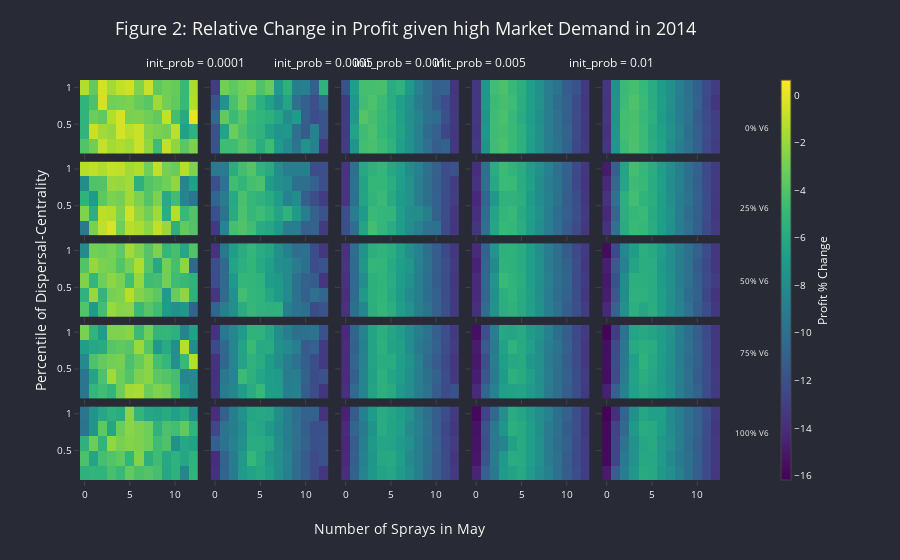

Here is the notebook cell this chart was saved with:
### Code cell
import pandas as pd
import numpy as np
import plotly.graph_objects as go
from plotly.subplots import make_subplots

# Define parameters
year = 2014
market_demand = 'high'

# Read and filter the data
file_name = '../data/processed/simulations/percent_change/profit_percent_change_simulations_power.csv'
df_profit_all = pd.read_csv(file_name)
df_profit_all = df_profit_all[
    (df_profit_all['year'] == year) & 
    (df_profit_all['market_demand'] == market_demand)
]

# Convert 'decile' to string type for consistent labeling
df_profit_all['decile'] = df_profit_all['decile'].astype(str)

# Rename 'V6_percent' to 'X% V6'
df_profit_all['V6_percent_label'] = (df_profit_all['V6_percent'] * 100).astype(int).astype(str) + '% V6'

# Rename 'initial_prob' to 'init_prob = XXXX'
df_profit_all['initial_prob_label'] = 'init_prob = ' + df_profit_all['initial_prob'].astype(str)

# Get sorted unique V6_percent and initial_prob values
unique_v6_percent = sorted(df_profit_all['V6_percent'].unique())
unique_v6_labels = [f"{int(v6 * 100)}% V6" for v6 in unique_v6_percent]

unique_init_prob = sorted(df_profit_all['initial_prob'].unique())
unique_init_prob_labels = [f"init_prob = {prob}" for prob in unique_init_prob]

# Define the grid size based on unique V6_percent and initial_prob
n_rows = len(unique_v6_percent)       # Number of unique V6_percent labels
n_cols = len(unique_init_prob)        # Number of unique initial_prob labels

# Get unique combinations sorted by V6_percent ascendingly and initial_prob ascendingly
# **Change Made:** Included 'initial_prob' in unique_combinations to prevent KeyError
unique_combinations = df_profit_all[['V6_percent', 'V6_percent_label', 'initial_prob', 'initial_prob_label']].drop_duplicates()
unique_combinations = unique_combinations.sort_values(['V6_percent', 'initial_prob_label'], ascending=[True, True])

# Number of unique combinations
num_plots = unique_combinations.shape[0]

# Create subplot titles as empty strings
subplot_titles = [''] * (n_rows * n_cols)

# Create the figure with subplots
fig = make_subplots(
    rows=n_rows, cols=n_cols,
    subplot_titles=subplot_titles,  # Removed subplot titles
    horizontal_spacing=0.02,  # Minimal horizontal space between plots
    vertical_spacing=0.02,    # Minimal vertical space between plots
    shared_xaxes=True,        # Share x-axes to minimize space
    shared_yaxes=True,        # Share y-axes to minimize space
    specs=[[{'type': 'heatmap'} for _ in range(n_cols)] for _ in range(n_rows)]
)

# Determine global color scale limits
v_min = df_profit_all['profit_percent_change'].min()
v_max = df_profit_all['profit_percent_change'].max()

# Add heatmaps to subplots
for _, row_data in unique_combinations.iterrows():
    v6_label = row_data['V6_percent_label']
    init_prob_label = row_data['initial_prob_label']
    v6_value = row_data['V6_percent']  # Numerical value for correct sorting

    # Filter the dataframe for the current combination
    df_filtered = df_profit_all[
        (df_profit_all['V6_percent_label'] == v6_label) &
        (df_profit_all['initial_prob_label'] == init_prob_label)
    ]

    # Pivot the data for heatmap
    pivot_profit = df_filtered.pivot_table(
        values='profit_percent_change',
        index='decile',
        columns='sprays_in_May',
        aggfunc="mean"
    ).sort_index(axis=1)

    # Get x and y axes labels
    x_labels = pivot_profit.columns.tolist()
    y_labels = pivot_profit.index.tolist()

    # Determine subplot row and column based on V6_percent and initial_prob
    v6_index = unique_v6_percent.index(v6_value)  # 0-based index
    init_prob_index = unique_init_prob.index(row_data['initial_prob'])  # 0-based index

    row = v6_index + 1    # Plotly rows start at 1
    col = init_prob_index + 1

    # Add heatmap to the subplot
    fig.add_trace(
        go.Heatmap(
            z=pivot_profit.values,
            x=x_labels,
            y=y_labels,
            colorscale='Viridis',
            zmin=v_min,
            zmax=v_max,
            coloraxis='coloraxis',  # Assign to shared coloraxis
            showscale=False,        # Disable individual color scales
            xgap=0,                  # Removed gaps between cells in x-direction
            ygap=0,                  # Removed gaps between cells in y-direction
            hoverongaps=False
        ),
        row=row,
        col=col
    )

# Define Dracula color palette
dracula_bg = '#282a36'          # Background
dracula_font = '#f8f8f2'        # Default font color

# Update layout for Dracula theme and define shared coloraxis
fig.update_layout(
    template=None,  # Remove any existing template
    plot_bgcolor=dracula_bg,
    paper_bgcolor=dracula_bg,
    font=dict(
        color=dracula_font,
        size=10
    ),
    title=dict(
        text=f'Figure 2: Relative Change in Profit given {market_demand} Market Demand in {year}',
        font=dict(
            color=dracula_font,
            size=18
        ),
        x=0.45,  # Centered title
        y=0.96,
        xanchor='center',
        yanchor='top'
    ),
    margin=dict(l=80, r=180, t=80, b=80),  # Increased right margin to accommodate colorbar and bottom margin for x-axis title
    coloraxis=dict(
        colorscale='Viridis',
        cmin=v_min,
        cmax=v_max,
        colorbar=dict(
            title='Profit % Change',
            titleside='right',
            tickfont=dict(size=10),
            len=1.05,             # Increased height of colorbar
            y=0.5,                # Center vertically
            x=1.08,               # Moved colorbar further to the right
            thickness=10          # Reduced width of colorbar
        )
    )
)

# Add column labels (initial_prob) at the top of each column
for idx, init_prob_label in enumerate(unique_init_prob_labels):
    # Calculate the x position: center of the subplot column
    x_pos = (idx + 1 - 0.5) / n_cols  # Centered above each column

    # Add annotation
    fig.add_annotation(
        dict(
            text=init_prob_label,
            x=x_pos,
            y=1.07,  # Increased y to add more spacing
            xref="paper",
            yref="paper",
            showarrow=False,
            font=dict(
                size=12,
                color=dracula_font
            ),
            align='center'
        )
    )

# Add row labels (% V6) at the right of each row
for idx, v6_label in enumerate(unique_v6_labels):
    # Calculate the y position: center of the subplot row
    y_pos = 1 - ((idx + 1 - 0.5) / n_rows)

    # Add annotation with vertical rotation
    fig.add_annotation(
        dict(
            text=v6_label,
            x=1.08,  # Moved further to the right to prevent overlapping
            y=y_pos,
            textangle=0,  # Rotated vertically
            xref="paper",
            yref="paper",
            showarrow=False,
            font=dict(
                size=8,
                color=dracula_font
            ),
            align='center'
        )
    )

# Add shared x-axis title
fig.add_annotation(
    dict(
        text="Number of Sprays in May",
        x=0.5,
        y=-0.15,  # Adjusted y to position below the heatmaps
        xref="paper",
        yref="paper",
        showarrow=False,
        font=dict(
            size=14,
            color=dracula_font
        ),
        align='center'
    )
)

# Add shared y-axis title
fig.add_annotation(
    dict(
        text="Percentile of Dispersal-Centrality",
        x=-0.08,  # Adjusted x to position to the left of the heatmaps
        y=0.5,
        textangle=-90,
        xref="paper",
        yref="paper",
        showarrow=False,
        font=dict(
            size=14,
            color=dracula_font
        ),
        align='center'
    )
)

fig.update_traces(
    hovertemplate=
    'Sprays in May: %{x}<br>' +
    'Percentile: %{y}<br>' +
    'Profit % Change: %{z:.2f}%<extra></extra>'
)


# Show the figure
fig.show()

### Figure 1 — Plotly figure (JSON) as saved in the notebook; plotly's stock layout.template omitted (floating-point values rounded to 4 significant figures)
{"data": [{"coloraxis": "coloraxis", "colorscale": [[0, "#440154"], [0.1111, "#482878"], [0.2222, "#3e4989"], [0.3333, "#31688e"], [0.4444, "#26828e"], [0.5556, "#1f9e89"], [0.6667, "#35b779"], [0.7778, "#6ece58"], [0.8889, "#b5de2b"], [1, "#fde725"]], "hoverongaps": false, "hovertemplate": "Sprays in May: %{x}<br>Percentile: %{y}<br>Profit % Change: %{z:.2f}%<extra></extra>", "showscale": false, "type": "heatmap", "x": [0, 1, 2, 3, 4, 5, 6, 7, 8, 9, 10, 11, 12], "xaxis": "x", "xgap": 0, "y": ["0.2", "0.4", "0.6", "0.8", "1.0"], "yaxis": "y", "ygap": 0, "z": [[-3.977, -3.105, -0.8039, -1.646, -1.413, -1.741, -0.6672, -2.208, -4.65, -0.9169, -2.286, -3.738, -2.708], [-5.252, -0.7174, -1.789, -2.047, -0.388, -1.138, -0.6805, -2.46, -2.779, -3.033, -1.077, -6.606, -5.395], [-5.256, -3.214, -3.613, -1.248, -0.4221, -2.82, -2.692, -3.048, -3.522, -0.886, -4.466, -6.042, 0.01897], [-5.278, -4.202, -0.4456, -3.026, -2.891, -2.738, -3.356, -3.776, -1.799, -3.001, -3.487, -4.866, -1.294], [-1.322, -3.475, -0.479, -1.68, -0.9078, -0.5889, -2.633, -0.7299, -3.58, -3.105, -3.322, -4.866, -1.431]], "zmax": 0.6389, "zmin": -16.18}, {"coloraxis": "coloraxis", "colorscale": [[0, "#440154"], [0.1111, "#482878"], [0.2222, "#3e4989"], [0.3333, "#31688e"], [0.4444, "#26828e"], [0.5556, "#1f9e89"], [0.6667, "#35b779"], [0.7778, "#6ece58"], [0.8889, "#b5de2b"], [1, "#fde725"]], "hoverongaps": false, "hovertemplate": "Sprays in May: %{x}<br>Percentile: %{y}<br>Profit % Change: %{z:.2f}%<extra></extra>", "showscale": false, "type": "heatmap", "x": [0, 1, 2, 3, 4, 5, 6, 7, 8, 9, 10, 11, 12], "xaxis": "x2", "xgap": 0, "y": ["0.2", "0.4", "0.6", "0.8", "1.0"], "yaxis": "y2", "ygap": 0, "z": [[-11.92, -4.681, -4.599, -3.873, -4.391, -5.723, -4.675, -7.118, -8.155, -9.708, -7.727, -8.799, -13.4], [-11.96, -6.553, -3.246, -4.216, -4.95, -5.306, -6.584, -7.487, -7.305, -10.03, -11.29, -8.643, -11.81], [-10.59, -3.476, -4.773, -3.842, -4.881, -5.204, -5.522, -6.309, -8.059, -7.037, -11.12, -12.24, -11.84], [-11.82, -7.47, -4.276, -2.983, -4.287, -5.589, -6.641, -8.064, -6.397, -10.03, -11.14, -12.11, -10.78], [-13.21, -2.994, -3.643, -3.038, -2.699, -4.071, -3.334, -7.232, -5.44, -8.942, -8.818, -11.07, -5.315]], "zmax": 0.6389, "zmin": -16.18}, {"coloraxis": "coloraxis", "colorscale": [[0, "#440154"], [0.1111, "#482878"], [0.2222, "#3e4989"], [0.3333, "#31688e"], [0.4444, "#26828e"], [0.5556, "#1f9e89"], [0.6667, "#35b779"], [0.7778, "#6ece58"], [0.8889, "#b5de2b"], [1, "#fde725"]], "hoverongaps": false, "hovertemplate": "Sprays in May: %{x}<br>Percentile: %{y}<br>Profit % Change: %{z:.2f}%<extra></extra>", "showscale": false, "type": "heatmap", "x": [0, 1, 2, 3, 4, 5, 6, 7, 8, 9, 10, 11, 12], "xaxis": "x3", "xgap": 0, "y": ["0.2", "0.4", "0.6", "0.8", "1.0"], "yaxis": "y3", "ygap": 0, "z": [[-13.19, -7.483, -4.496, -4.286, -4.72, -5.319, -6.784, -7.72, -8.826, -10.03, -11.23, -10.9, -13.39], [-13.32, -6.57, -4.603, -4.221, -4.993, -5.646, -6.533, -7.71, -8.876, -10.38, -11.0, -12.51, -13.43], [-13.24, -7.248, -3.922, -4.373, -4.906, -5.589, -6.689, -7.908, -8.66, -9.903, -10.2, -12.04, -13.38], [-13.28, -7.344, -4.558, -4.19, -4.759, -5.795, -6.865, -7.797, -9.121, -10.0, -11.22, -12.24, -13.42], [-11.9, -6.807, -4.402, -4.418, -4.297, -5.899, -5.403, -7.022, -8.808, -9.992, -11.06, -10.98, -13.6]], "zmax": 0.6389, "zmin": -16.18}, {"coloraxis": "coloraxis", "colorscale": [[0, "#440154"], [0.1111, "#482878"], [0.2222, "#3e4989"], [0.3333, "#31688e"], [0.4444, "#26828e"], [0.5556, "#1f9e89"], [0.6667, "#35b779"], [0.7778, "#6ece58"], [0.8889, "#b5de2b"], [1, "#fde725"]], "hoverongaps": false, "hovertemplate": "Sprays in May: %{x}<br>Percentile: %{y}<br>Profit % Change: %{z:.2f}%<extra></extra>", "showscale": false, "type": "heatmap", "x": [0, 1, 2, 3, 4, 5, 6, 7, 8, 9, 10, 11, 12], "xaxis": "x4", "xgap": 0, "y": ["0.2", "0.4", "0.6", "0.8", "1.0"], "yaxis": "y4", "ygap": 0, "z": [[-13.38, -7.544, -4.564, -4.24, -4.841, -5.6, -6.854, -7.716, -8.903, -9.734, -10.9, -12.5, -13.35], [-13.57, -7.346, -4.618, -4.456, -4.815, -5.547, -6.659, -7.783, -9.033, -9.985, -10.83, -12.32, -13.43], [-13.51, -7.672, -4.648, -4.289, -4.888, -5.891, -6.868, -7.822, -8.98, -10.03, -11.14, -12.3, -13.29], [-13.4, -7.337, -4.757, -4.386, -4.663, -5.695, -6.758, -7.663, -8.912, -10.32, -11.14, -12.31, -13.45], [-13.41, -7.382, -4.567, -4.206, -4.9, -5.622, -6.862, -7.754, -9.053, -9.784, -11.23, -11.81, -13.34]], "zmax": 0.6389, "zmin": -16.18}, {"coloraxis": "coloraxis", "colorscale": [[0, "#440154"], [0.1111, "#482878"], [0.2222, "#3e4989"], [0.3333, "#31688e"], [0.4444, "#26828e"], [0.5556, "#1f9e89"], [0.6667, "#35b779"], [0.7778, "#6ece58"], [0.8889, "#b5de2b"], [1, "#fde725"]], "hoverongaps": false, "hovertemplate": "Sprays in May: %{x}<br>Percentile: %{y}<br>Profit % Change: %{z:.2f}%<extra></extra>", "showscale": false, "type": "heatmap", "x": [0, 1, 2, 3, 4, 5, 6, 7, 8, 9, 10, 11, 12], "xaxis": "x5", "xgap": 0, "y": ["0.2", "0.4", "0.6", "0.8", "1.0"], "yaxis": "y5", "ygap": 0, "z": [[-13.45, -7.363, -4.711, -4.224, -4.736, -5.768, -6.565, -7.856, -9.026, -10.02, -11.0, -12.38, -13.15], [-13.72, -7.412, -4.496, -4.247, -4.787, -5.916, -6.709, -7.623, -8.695, -10.06, -11.12, -12.21, -12.98], [-13.53, -7.579, -4.502, -4.308, -4.884, -5.603, -6.881, -7.864, -9.062, -9.866, -11.3, -12.33, -13.09], [-13.56, -7.627, -4.71, -4.19, -4.75, -5.876, -6.748, -7.802, -9.004, -9.81, -10.99, -12.45, -13.58], [-13.49, -7.701, -4.726, -4.401, -4.92, -5.9, -6.88, -7.692, -8.854, -9.909, -11.07, -12.27, -13.16]], "zmax": 0.6389, "zmin": -16.18}, {"coloraxis": "coloraxis", "colorscale": [[0, "#440154"], [0.1111, "#482878"], [0.2222, "#3e4989"], [0.3333, "#31688e"], [0.4444, "#26828e"], [0.5556, "#1f9e89"], [0.6667, "#35b779"], [0.7778, "#6ece58"], [0.8889, "#b5de2b"], [1, "#fde725"]], "hoverongaps": false, "hovertemplate": "Sprays in May: %{x}<br>Percentile: %{y}<br>Profit % Change: %{z:.2f}%<extra></extra>", "showscale": false, "type": "heatmap", "x": [0, 1, 2, 3, 4, 5, 6, 7, 8, 9, 10, 11, 12], "xaxis": "x6", "xgap": 0, "y": ["0.2", "0.4", "0.6", "0.8", "1.0"], "yaxis": "y6", "ygap": 0, "z": [[-9.35, -2.853, -0.9534, -0.3439, -3.053, -1.149, -1.432, -2.336, -0.9343, -2.0, -5.543, -3.536, -4.009], [-2.685, -5.628, -1.113, -1.254, -2.622, -0.5214, -2.137, -2.998, -1.793, -5.691, -1.22, -4.857, -4.097], [-5.364, -6.952, -3.64, -2.761, -2.939, -1.788, -2.77, -3.945, -2.718, -6.09, -4.542, -8.542, -9.671], [-7.985, -4.049, -3.964, -1.95, -2.091, -1.679, -5.589, -4.001, -3.616, -3.109, -2.21, -8.58, -6.687], [-1.226, -0.9388, -1.384, -0.8539, -0.974, -1.737, -1.368, -3.034, -0.8897, -2.963, -3.281, -1.257, -2.655]], "zmax": 0.6389, "zmin": -16.18}, {"coloraxis": "coloraxis", "colorscale": [[0, "#440154"], [0.1111, "#482878"], [0.2222, "#3e4989"], [0.3333, "#31688e"], [0.4444, "#26828e"], [0.5556, "#1f9e89"], [0.6667, "#35b779"], [0.7778, "#6ece58"], [0.8889, "#b5de2b"], [1, "#fde725"]], "hoverongaps": false, "hovertemplate": "Sprays in May: %{x}<br>Percentile: %{y}<br>Profit % Change: %{z:.2f}%<extra></extra>", "showscale": false, "type": "heatmap", "x": [0, 1, 2, 3, 4, 5, 6, 7, 8, 9, 10, 11, 12], "xaxis": "x7", "xgap": 0, "y": ["0.2", "0.4", "0.6", "0.8", "1.0"], "yaxis": "y7", "ygap": 0, "z": [[-13.34, -8.558, -4.415, -4.082, -4.561, -5.954, -6.208, -7.21, -8.983, -9.016, -11.01, -10.88, -13.29], [-12.06, -9.685, -5.909, -4.185, -4.992, -4.674, -5.251, -6.425, -5.346, -7.089, -8.92, -10.95, -11.81], [-10.73, -9.242, -6.091, -4.292, -4.974, -5.337, -5.942, -6.983, -8.74, -8.009, -11.13, -12.2, -13.19], [-12.05, -9.686, -4.527, -5.141, -4.414, -4.207, -6.926, -7.797, -8.17, -10.1, -10.06, -11.02, -12.0], [-9.353, -9.169, -5.723, -4.473, -3.91, -5.292, -5.978, -7.867, -8.966, -9.053, -8.94, -12.22, -12.08]], "zmax": 0.6389, "zmin": -16.18}, {"coloraxis": "coloraxis", "colorscale": [[0, "#440154"], [0.1111, "#482878"], [0.2222, "#3e4989"], [0.3333, "#31688e"], [0.4444, "#26828e"], [0.5556, "#1f9e89"], [0.6667, "#35b779"], [0.7778, "#6ece58"], [0.8889, "#b5de2b"], [1, "#fde725"]], "hoverongaps": false, "hovertemplate": "Sprays in May: %{x}<br>Percentile: %{y}<br>Profit % Change: %{z:.2f}%<extra></extra>", "showscale": false, "type": "heatmap", "x": [0, 1, 2, 3, 4, 5, 6, 7, 8, 9, 10, 11, 12], "xaxis": "x8", "xgap": 0, "y": ["0.2", "0.4", "0.6", "0.8", "1.0"], "yaxis": "y8", "ygap": 0, "z": [[-12.06, -10.13, -6.399, -4.493, -5.149, -5.89, -6.895, -8.061, -8.867, -9.836, -9.943, -12.27, -13.51], [-12.06, -9.08, -7.131, -4.853, -5.052, -5.198, -6.856, -7.905, -7.948, -8.913, -10.88, -12.22, -13.51], [-13.48, -9.939, -6.417, -5.239, -4.853, -6.006, -6.967, -7.632, -9.025, -10.04, -10.99, -12.24, -13.1], [-13.51, -9.825, -6.519, -5.043, -5.022, -5.72, -6.839, -7.628, -9.1, -10.08, -11.07, -12.17, -13.19], [-13.58, -10.05, -6.129, -5.475, -5.147, -6.117, -6.789, -7.975, -8.675, -9.992, -10.97, -12.25, -11.96]], "zmax": 0.6389, "zmin": -16.18}, {"coloraxis": "coloraxis", "colorscale": [[0, "#440154"], [0.1111, "#482878"], [0.2222, "#3e4989"], [0.3333, "#31688e"], [0.4444, "#26828e"], [0.5556, "#1f9e89"], [0.6667, "#35b779"], [0.7778, "#6ece58"], [0.8889, "#b5de2b"], [1, "#fde725"]], "hoverongaps": false, "hovertemplate": "Sprays in May: %{x}<br>Percentile: %{y}<br>Profit % Change: %{z:.2f}%<extra></extra>", "showscale": false, "type": "heatmap", "x": [0, 1, 2, 3, 4, 5, 6, 7, 8, 9, 10, 11, 12], "xaxis": "x9", "xgap": 0, "y": ["0.2", "0.4", "0.6", "0.8", "1.0"], "yaxis": "y9", "ygap": 0, "z": [[-13.57, -9.957, -6.323, -4.901, -5.155, -5.723, -6.897, -7.899, -9.088, -10.13, -11.34, -12.35, -13.54], [-13.9, -10.24, -6.366, -5.198, -4.897, -5.921, -6.844, -7.713, -8.96, -10.24, -11.15, -12.11, -13.22], [-14.25, -10.68, -7.148, -5.434, -5.398, -5.673, -6.96, -8.016, -8.774, -9.773, -11.23, -12.16, -13.39], [-13.7, -10.01, -6.06, -4.772, -4.844, -5.842, -6.673, -7.982, -8.982, -9.731, -11.08, -12.51, -13.58], [-13.96, -10.08, -5.876, -4.762, -5.298, -5.785, -6.977, -7.749, -8.686, -9.908, -11.01, -12.46, -13.38]], "zmax": 0.6389, "zmin": -16.18}, {"coloraxis": "coloraxis", "colorscale": [[0, "#440154"], [0.1111, "#482878"], [0.2222, "#3e4989"], [0.3333, "#31688e"], [0.4444, "#26828e"], [0.5556, "#1f9e89"], [0.6667, "#35b779"], [0.7778, "#6ece58"], [0.8889, "#b5de2b"], [1, "#fde725"]], "hoverongaps": false, "hovertemplate": "Sprays in May: %{x}<br>Percentile: %{y}<br>Profit % Change: %{z:.2f}%<extra></extra>", "showscale": false, "type": "heatmap", "x": [0, 1, 2, 3, 4, 5, 6, 7, 8, 9, 10, 11, 12], "xaxis": "x10", "xgap": 0, "y": ["0.2", "0.4", "0.6", "0.8", "1.0"], "yaxis": "y10", "ygap": 0, "z": [[-13.77, -9.83, -5.856, -4.803, -5.003, -5.8, -6.802, -7.736, -9.092, -10.03, -11.07, -12.45, -13.26], [-14.27, -10.59, -5.632, -4.977, -4.795, -5.949, -6.85, -7.657, -8.991, -10.22, -11.07, -12.25, -13.52], [-13.69, -9.81, -5.558, -4.516, -5.263, -5.75, -6.73, -7.892, -8.985, -9.797, -10.98, -12.23, -13.38], [-14.26, -10.36, -6.325, -4.714, -4.87, -5.895, -6.718, -8.051, -8.818, -10.11, -11.13, -12.37, -13.3], [-14.96, -11.05, -6.426, -4.453, -4.975, -5.719, -6.848, -7.81, -8.871, -10.15, -10.97, -12.37, -13.22]], "zmax": 0.6389, "zmin": -16.18}, {"coloraxis": "coloraxis", "colorscale": [[0, "#440154"], [0.1111, "#482878"], [0.2222, "#3e4989"], [0.3333, "#31688e"], [0.4444, "#26828e"], [0.5556, "#1f9e89"], [0.6667, "#35b779"], [0.7778, "#6ece58"], [0.8889, "#b5de2b"], [1, "#fde725"]], "hoverongaps": false, "hovertemplate": "Sprays in May: %{x}<br>Percentile: %{y}<br>Profit % Change: %{z:.2f}%<extra></extra>", "showscale": false, "type": "heatmap", "x": [0, 1, 2, 3, 4, 5, 6, 7, 8, 9, 10, 11, 12], "xaxis": "x11", "xgap": 0, "y": ["0.2", "0.4", "0.6", "0.8", "1.0"], "yaxis": "y11", "ygap": 0, "z": [[-4.006, -7.125, -4.464, -1.929, -2.432, -2.381, -4.801, -3.857, -4.636, -6.963, -7.719, -7.296, -10.82], [-5.353, -2.022, -5.13, -2.851, -2.649, -1.183, -2.572, -3.053, -3.661, -7.034, -3.302, -2.303, -5.494], [-2.669, -5.09, -3.096, -2.312, -2.808, -4.451, -2.101, -4.68, -4.458, -2.986, -4.611, -4.88, -5.325], [-3.985, -2.062, -2.779, -2.962, -3.985, -2.849, -1.376, -3.894, -6.064, -2.983, -4.37, -2.284, -10.66], [-8.144, -3.04, -3.186, -2.882, -3.604, -1.783, -2.686, -3.902, -2.713, -5.068, -4.404, -6.265, -4.046]], "zmax": 0.6389, "zmin": -16.18}, {"coloraxis": "coloraxis", "colorscale": [[0, "#440154"], [0.1111, "#482878"], [0.2222, "#3e4989"], [0.3333, "#31688e"], [0.4444, "#26828e"], [0.5556, "#1f9e89"], [0.6667, "#35b779"], [0.7778, "#6ece58"], [0.8889, "#b5de2b"], [1, "#fde725"]], "hoverongaps": false, "hovertemplate": "Sprays in May: %{x}<br>Percentile: %{y}<br>Profit % Change: %{z:.2f}%<extra></extra>", "showscale": false, "type": "heatmap", "x": [0, 1, 2, 3, 4, 5, 6, 7, 8, 9, 10, 11, 12], "xaxis": "x12", "xgap": 0, "y": ["0.2", "0.4", "0.6", "0.8", "1.0"], "yaxis": "y12", "ygap": 0, "z": [[-10.76, -8.9, -7.938, -5.791, -4.944, -5.403, -5.541, -5.438, -8.892, -9.872, -9.98, -12.34, -11.86], [-13.51, -10.35, -7.723, -4.508, -5.154, -5.292, -6.232, -7.018, -8.12, -9.956, -11.11, -10.0, -10.67], [-12.23, -10.41, -7.262, -5.048, -5.134, -5.369, -6.885, -7.182, -8.111, -9.932, -10.96, -11.22, -13.54], [-12.17, -10.36, -6.434, -5.617, -5.124, -6.002, -6.785, -7.838, -8.105, -9.196, -10.04, -12.24, -11.77], [-13.67, -9.404, -6.895, -5.818, -5.146, -5.799, -6.291, -7.79, -8.774, -10.17, -9.942, -12.24, -13.45]], "zmax": 0.6389, "zmin": -16.18}, {"coloraxis": "coloraxis", "colorscale": [[0, "#440154"], [0.1111, "#482878"], [0.2222, "#3e4989"], [0.3333, "#31688e"], [0.4444, "#26828e"], [0.5556, "#1f9e89"], [0.6667, "#35b779"], [0.7778, "#6ece58"], [0.8889, "#b5de2b"], [1, "#fde725"]], "hoverongaps": false, "hovertemplate": "Sprays in May: %{x}<br>Percentile: %{y}<br>Profit % Change: %{z:.2f}%<extra></extra>", "showscale": false, "type": "heatmap", "x": [0, 1, 2, 3, 4, 5, 6, 7, 8, 9, 10, 11, 12], "xaxis": "x13", "xgap": 0, "y": ["0.2", "0.4", "0.6", "0.8", "1.0"], "yaxis": "y13", "ygap": 0, "z": [[-13.61, -10.05, -8.377, -5.646, -5.056, -5.619, -6.852, -7.669, -8.911, -9.787, -10.95, -12.03, -13.33], [-13.87, -10.44, -7.236, -5.598, -5.203, -6.03, -7.061, -8.171, -8.933, -10.22, -11.02, -12.23, -13.37], [-13.69, -10.42, -8.05, -5.542, -5.233, -5.848, -6.924, -7.704, -8.935, -10.12, -11.22, -12.12, -13.44], [-13.51, -10.43, -7.293, -5.028, -5.127, -6.114, -6.824, -7.285, -8.848, -9.907, -11.18, -12.05, -13.21], [-13.71, -10.31, -7.539, -5.619, -5.252, -5.717, -6.696, -7.822, -8.707, -10.1, -11.26, -12.36, -13.38]], "zmax": 0.6389, "zmin": -16.18}, {"coloraxis": "coloraxis", "colorscale": [[0, "#440154"], [0.1111, "#482878"], [0.2222, "#3e4989"], [0.3333, "#31688e"], [0.4444, "#26828e"], [0.5556, "#1f9e89"], [0.6667, "#35b779"], [0.7778, "#6ece58"], [0.8889, "#b5de2b"], [1, "#fde725"]], "hoverongaps": false, "hovertemplate": "Sprays in May: %{x}<br>Percentile: %{y}<br>Profit % Change: %{z:.2f}%<extra></extra>", "showscale": false, "type": "heatmap", "x": [0, 1, 2, 3, 4, 5, 6, 7, 8, 9, 10, 11, 12], "xaxis": "x14", "xgap": 0, "y": ["0.2", "0.4", "0.6", "0.8", "1.0"], "yaxis": "y14", "ygap": 0, "z": [[-13.94, -10.27, -7.552, -5.764, -5.461, -6.051, -6.783, -7.714, -9.081, -10.02, -11.16, -12.04, -13.13], [-14.14, -10.71, -7.749, -5.643, -5.253, -5.956, -6.707, -7.899, -8.979, -10.32, -10.92, -12.13, -13.43], [-14.15, -10.58, -7.47, -4.812, -5.28, -5.751, -6.803, -7.832, -8.854, -10.02, -10.84, -12.41, -13.23], [-14.53, -10.68, -8.091, -5.305, -5.453, -5.875, -6.837, -7.762, -9.167, -9.975, -10.93, -12.14, -13.43], [-14.17, -10.9, -7.498, -5.566, -5.445, -5.847, -6.762, -7.91, -9.016, -10.06, -11.3, -12.42, -13.35]], "zmax": 0.6389, "zmin": -16.18}, {"coloraxis": "coloraxis", "colorscale": [[0, "#440154"], [0.1111, "#482878"], [0.2222, "#3e4989"], [0.3333, "#31688e"], [0.4444, "#26828e"], [0.5556, "#1f9e89"], [0.6667, "#35b779"], [0.7778, "#6ece58"], [0.8889, "#b5de2b"], [1, "#fde725"]], "hoverongaps": false, "hovertemplate": "Sprays in May: %{x}<br>Percentile: %{y}<br>Profit % Change: %{z:.2f}%<extra></extra>", "showscale": false, "type": "heatmap", "x": [0, 1, 2, 3, 4, 5, 6, 7, 8, 9, 10, 11, 12], "xaxis": "x15", "xgap": 0, "y": ["0.2", "0.4", "0.6", "0.8", "1.0"], "yaxis": "y15", "ygap": 0, "z": [[-14.25, -10.82, -7.759, -5.62, -6.209, -5.743, -6.764, -7.845, -8.735, -9.838, -11.16, -12.12, -13.43], [-14.82, -11.5, -7.999, -5.519, -5.481, -5.901, -6.738, -7.794, -8.833, -10.19, -10.92, -12.61, -13.64], [-15.05, -11.91, -8.006, -5.672, -5.675, -5.871, -6.948, -7.739, -9.096, -9.987, -11.08, -12.32, -13.18], [-14.76, -11.35, -8.712, -6.408, -5.716, -5.765, -7.043, -7.906, -8.923, -10.03, -11.32, -12.46, -13.43], [-15.67, -12.43, -8.38, -6.91, -5.629, -6.04, -6.827, -7.915, -8.895, -9.91, -11.02, -12.14, -13.42]], "zmax": 0.6389, "zmin": -16.18}, {"coloraxis": "coloraxis", "colorscale": [[0, "#440154"], [0.1111, "#482878"], [0.2222, "#3e4989"], [0.3333, "#31688e"], [0.4444, "#26828e"], [0.5556, "#1f9e89"], [0.6667, "#35b779"], [0.7778, "#6ece58"], [0.8889, "#b5de2b"], [1, "#fde725"]], "hoverongaps": false, "hovertemplate": "Sprays in May: %{x}<br>Percentile: %{y}<br>Profit % Change: %{z:.2f}%<extra></extra>", "showscale": false, "type": "heatmap", "x": [0, 1, 2, 3, 4, 5, 6, 7, 8, 9, 10, 11, 12], "xaxis": "x16", "xgap": 0, "y": ["0.2", "0.4", "0.6", "0.8", "1.0"], "yaxis": "y16", "ygap": 0, "z": [[-9.551, -5.155, -4.589, -5.166, -3.177, -1.71, -1.568, -3.264, -2.688, -2.934, -4.315, -7.395, -8.168], [-9.553, -6.372, -4.195, -1.791, -3.173, -4.021, -2.717, -2.4, -3.674, -3.981, -4.381, -8.451, -8.167], [-8.163, -4.14, -3.431, -3.004, -2.834, -4.223, -3.333, -2.375, -4.379, -4.958, -7.785, -4.876, -1.283], [-6.81, -6.265, -5.924, -3.838, -3.56, -3.799, -1.911, -3.817, -7.189, -5.975, -7.888, -1.18, -7.952], [-2.772, -5.232, -6.911, -2.68, -2.676, -2.449, -4.75, -3.086, -5.221, -5.042, -5.534, -8.594, -6.644]], "zmax": 0.6389, "zmin": -16.18}, {"coloraxis": "coloraxis", "colorscale": [[0, "#440154"], [0.1111, "#482878"], [0.2222, "#3e4989"], [0.3333, "#31688e"], [0.4444, "#26828e"], [0.5556, "#1f9e89"], [0.6667, "#35b779"], [0.7778, "#6ece58"], [0.8889, "#b5de2b"], [1, "#fde725"]], "hoverongaps": false, "hovertemplate": "Sprays in May: %{x}<br>Percentile: %{y}<br>Profit % Change: %{z:.2f}%<extra></extra>", "showscale": false, "type": "heatmap", "x": [0, 1, 2, 3, 4, 5, 6, 7, 8, 9, 10, 11, 12], "xaxis": "x17", "xgap": 0, "y": ["0.2", "0.4", "0.6", "0.8", "1.0"], "yaxis": "y17", "ygap": 0, "z": [[-13.62, -9.181, -8.358, -6.892, -5.881, -4.884, -6.765, -6.981, -9.017, -8.717, -11.19, -12.23, -13.56], [-13.82, -9.529, -8.597, -4.723, -5.563, -6.328, -6.758, -7.091, -9.142, -9.053, -10.93, -12.27, -11.97], [-13.69, -10.69, -8.384, -6.507, -5.411, -5.795, -6.894, -7.891, -9.029, -9.913, -11.17, -12.15, -13.26], [-12.44, -10.53, -8.455, -6.477, -4.814, -6.099, -5.911, -7.726, -8.16, -9.015, -11.37, -10.99, -13.24], [-13.8, -9.455, -8.388, -6.947, -5.348, -5.328, -6.205, -7.961, -8.945, -10.07, -9.909, -9.833, -11.88]], "zmax": 0.6389, "zmin": -16.18}, {"coloraxis": "coloraxis", "colorscale": [[0, "#440154"], [0.1111, "#482878"], [0.2222, "#3e4989"], [0.3333, "#31688e"], [0.4444, "#26828e"], [0.5556, "#1f9e89"], [0.6667, "#35b779"], [0.7778, "#6ece58"], [0.8889, "#b5de2b"], [1, "#fde725"]], "hoverongaps": false, "hovertemplate": "Sprays in May: %{x}<br>Percentile: %{y}<br>Profit % Change: %{z:.2f}%<extra></extra>", "showscale": false, "type": "heatmap", "x": [0, 1, 2, 3, 4, 5, 6, 7, 8, 9, 10, 11, 12], "xaxis": "x18", "xgap": 0, "y": ["0.2", "0.4", "0.6", "0.8", "1.0"], "yaxis": "y18", "ygap": 0, "z": [[-13.8, -10.46, -8.566, -6.384, -5.559, -5.905, -7.171, -7.898, -9.002, -9.841, -11.17, -12.28, -11.91], [-14.04, -11.06, -8.566, -6.622, -5.6, -6.284, -6.818, -7.87, -9.076, -9.97, -10.91, -12.23, -13.35], [-13.98, -10.71, -8.677, -6.443, -5.801, -5.899, -6.8, -7.579, -8.87, -10.42, -11.36, -12.44, -13.53], [-13.95, -10.87, -8.754, -6.44, -5.593, -6.385, -6.672, -8.04, -9.252, -9.988, -10.97, -12.22, -13.12], [-14.15, -10.76, -8.664, -6.402, -5.651, -6.294, -6.905, -8.009, -9.012, -9.825, -11.13, -12.1, -13.35]], "zmax": 0.6389, "zmin": -16.18}, {"coloraxis": "coloraxis", "colorscale": [[0, "#440154"], [0.1111, "#482878"], [0.2222, "#3e4989"], [0.3333, "#31688e"], [0.4444, "#26828e"], [0.5556, "#1f9e89"], [0.6667, "#35b779"], [0.7778, "#6ece58"], [0.8889, "#b5de2b"], [1, "#fde725"]], "hoverongaps": false, "hovertemplate": "Sprays in May: %{x}<br>Percentile: %{y}<br>Profit % Change: %{z:.2f}%<extra></extra>", "showscale": false, "type": "heatmap", "x": [0, 1, 2, 3, 4, 5, 6, 7, 8, 9, 10, 11, 12], "xaxis": "x19", "xgap": 0, "y": ["0.2", "0.4", "0.6", "0.8", "1.0"], "yaxis": "y19", "ygap": 0, "z": [[-14.17, -10.62, -8.721, -6.718, -6.552, -6.443, -7.04, -7.78, -9.145, -10.09, -11.19, -12.17, -13.28], [-14.8, -11.55, -9.116, -7.07, -5.543, -5.942, -6.725, -7.923, -9.049, -10.07, -10.99, -12.17, -13.12], [-15.04, -12.0, -8.889, -6.736, -6.116, -6.019, -7.36, -7.793, -9.23, -9.924, -11.16, -12.34, -13.43], [-14.89, -11.38, -9.211, -6.572, -5.317, -6.023, -6.781, -7.898, -9.084, -9.727, -11.02, -12.28, -13.49], [-15.48, -12.05, -9.03, -6.177, -6.282, -5.983, -7.057, -7.629, -8.782, -10.18, -11.19, -12.42, -13.27]], "zmax": 0.6389, "zmin": -16.18}, {"coloraxis": "coloraxis", "colorscale": [[0, "#440154"], [0.1111, "#482878"], [0.2222, "#3e4989"], [0.3333, "#31688e"], [0.4444, "#26828e"], [0.5556, "#1f9e89"], [0.6667, "#35b779"], [0.7778, "#6ece58"], [0.8889, "#b5de2b"], [1, "#fde725"]], "hoverongaps": false, "hovertemplate": "Sprays in May: %{x}<br>Percentile: %{y}<br>Profit % Change: %{z:.2f}%<extra></extra>", "showscale": false, "type": "heatmap", "x": [0, 1, 2, 3, 4, 5, 6, 7, 8, 9, 10, 11, 12], "xaxis": "x20", "xgap": 0, "y": ["0.2", "0.4", "0.6", "0.8", "1.0"], "yaxis": "y20", "ygap": 0, "z": [[-14.66, -11.02, -8.716, -6.628, -6.08, -6.395, -6.886, -7.747, -9.0, -10.05, -10.96, -12.22, -13.27], [-15.54, -12.23, -9.111, -6.556, -5.712, -6.26, -7.065, -7.839, -8.87, -10.03, -11.28, -12.24, -13.22], [-15.45, -12.17, -9.379, -6.78, -5.318, -6.05, -6.871, -7.805, -9.028, -10.22, -11.04, -12.12, -13.46], [-15.5, -12.33, -9.51, -5.992, -5.639, -5.817, -6.869, -7.68, -8.954, -10.02, -11.09, -12.25, -13.42], [-15.98, -13.19, -9.885, -6.44, -6.067, -6.417, -6.992, -7.632, -8.894, -10.12, -11.19, -12.28, -13.4]], "zmax": 0.6389, "zmin": -16.18}, {"coloraxis": "coloraxis", "colorscale": [[0, "#440154"], [0.1111, "#482878"], [0.2222, "#3e4989"], [0.3333, "#31688e"], [0.4444, "#26828e"], [0.5556, "#1f9e89"], [0.6667, "#35b779"], [0.7778, "#6ece58"], [0.8889, "#b5de2b"], [1, "#fde725"]], "hoverongaps": false, "hovertemplate": "Sprays in May: %{x}<br>Percentile: %{y}<br>Profit % Change: %{z:.2f}%<extra></extra>", "showscale": false, "type": "heatmap", "x": [0, 1, 2, 3, 4, 5, 6, 7, 8, 9, 10, 11, 12], "xaxis": "x21", "xgap": 0, "y": ["0.2", "0.4", "0.6", "0.8", "1.0"], "yaxis": "y21", "ygap": 0, "z": [[-5.517, -5.265, -5.3, -4.344, -4.911, -3.523, -4.255, -3.957, -4.378, -6.207, -5.451, -8.375, -5.248], [-4.199, -6.4, -4.407, -4.027, -3.55, -5.108, -2.582, -5.624, -4.644, -6.166, -5.445, -6.263, -5.373], [-5.502, -3.248, -5.254, -2.139, -2.854, -2.552, -2.706, -3.07, -4.619, -4.119, -7.734, -6.167, -6.518], [-9.685, -7.502, -3.67, -6.28, -3.227, -2.377, -2.694, -3.139, -5.325, -4.227, -4.518, -3.544, -5.281], [-9.663, -7.517, -6.246, -5.516, -5.786, -2.384, -5.101, -6.271, -6.4, -5.967, -6.664, -6.007, -8.017]], "zmax": 0.6389, "zmin": -16.18}, {"coloraxis": "coloraxis", "colorscale": [[0, "#440154"], [0.1111, "#482878"], [0.2222, "#3e4989"], [0.3333, "#31688e"], [0.4444, "#26828e"], [0.5556, "#1f9e89"], [0.6667, "#35b779"], [0.7778, "#6ece58"], [0.8889, "#b5de2b"], [1, "#fde725"]], "hoverongaps": false, "hovertemplate": "Sprays in May: %{x}<br>Percentile: %{y}<br>Profit % Change: %{z:.2f}%<extra></extra>", "showscale": false, "type": "heatmap", "x": [0, 1, 2, 3, 4, 5, 6, 7, 8, 9, 10, 11, 12], "xaxis": "x22", "xgap": 0, "y": ["0.2", "0.4", "0.6", "0.8", "1.0"], "yaxis": "y22", "ygap": 0, "z": [[-13.81, -10.74, -9.2, -7.117, -6.542, -6.152, -6.788, -7.872, -8.828, -10.26, -11.25, -12.35, -13.4], [-14.04, -10.86, -9.15, -7.188, -4.978, -5.953, -7.259, -7.816, -8.813, -10.25, -11.28, -12.28, -11.96], [-11.12, -9.872, -8.714, -7.766, -5.88, -5.794, -6.274, -7.873, -8.91, -10.02, -10.91, -12.03, -11.94], [-12.54, -9.686, -8.929, -8.01, -6.024, -6.272, -7.162, -8.089, -9.07, -10.02, -11.15, -12.01, -12.0], [-14.04, -11.06, -9.048, -7.556, -6.306, -6.064, -6.348, -7.868, -8.904, -10.11, -11.02, -10.93, -13.67]], "zmax": 0.6389, "zmin": -16.18}, {"coloraxis": "coloraxis", "colorscale": [[0, "#440154"], [0.1111, "#482878"], [0.2222, "#3e4989"], [0.3333, "#31688e"], [0.4444, "#26828e"], [0.5556, "#1f9e89"], [0.6667, "#35b779"], [0.7778, "#6ece58"], [0.8889, "#b5de2b"], [1, "#fde725"]], "hoverongaps": false, "hovertemplate": "Sprays in May: %{x}<br>Percentile: %{y}<br>Profit % Change: %{z:.2f}%<extra></extra>", "showscale": false, "type": "heatmap", "x": [0, 1, 2, 3, 4, 5, 6, 7, 8, 9, 10, 11, 12], "xaxis": "x23", "xgap": 0, "y": ["0.2", "0.4", "0.6", "0.8", "1.0"], "yaxis": "y23", "ygap": 0, "z": [[-13.87, -10.91, -8.549, -7.349, -6.476, -6.258, -7.066, -7.906, -8.91, -10.26, -11.27, -12.3, -13.3], [-14.17, -11.09, -8.858, -7.407, -6.064, -5.986, -6.857, -8.152, -8.999, -9.969, -11.23, -12.3, -13.53], [-14.24, -11.23, -8.888, -7.177, -6.327, -6.445, -7.103, -7.75, -8.921, -10.12, -11.08, -12.47, -13.16], [-14.11, -10.68, -9.292, -7.562, -5.889, -6.378, -6.721, -8.143, -8.837, -9.946, -11.18, -12.51, -13.46], [-14.57, -11.35, -8.866, -7.135, -5.846, -6.313, -6.761, -7.634, -9.09, -10.04, -11.17, -12.21, -13.32]], "zmax": 0.6389, "zmin": -16.18}, {"coloraxis": "coloraxis", "colorscale": [[0, "#440154"], [0.1111, "#482878"], [0.2222, "#3e4989"], [0.3333, "#31688e"], [0.4444, "#26828e"], [0.5556, "#1f9e89"], [0.6667, "#35b779"], [0.7778, "#6ece58"], [0.8889, "#b5de2b"], [1, "#fde725"]], "hoverongaps": false, "hovertemplate": "Sprays in May: %{x}<br>Percentile: %{y}<br>Profit % Change: %{z:.2f}%<extra></extra>", "showscale": false, "type": "heatmap", "x": [0, 1, 2, 3, 4, 5, 6, 7, 8, 9, 10, 11, 12], "xaxis": "x24", "xgap": 0, "y": ["0.2", "0.4", "0.6", "0.8", "1.0"], "yaxis": "y24", "ygap": 0, "z": [[-14.5, -11.03, -9.406, -7.13, -6.521, -6.15, -7.091, -8.07, -8.769, -10.03, -11.24, -12.24, -13.12], [-15.19, -11.7, -9.213, -7.21, -5.851, -5.97, -6.814, -7.709, -9.175, -10.01, -11.32, -12.42, -13.12], [-15.25, -12.01, -9.339, -8.607, -6.594, -5.961, -6.841, -7.751, -9.116, -10.19, -11.06, -12.33, -13.13], [-15.34, -11.87, -9.321, -7.434, -5.63, -5.937, -6.748, -7.862, -9.115, -9.979, -11.21, -12.04, -13.28], [-15.83, -12.71, -10.6, -7.919, -5.866, -6.307, -7.11, -7.923, -8.733, -10.07, -10.88, -12.07, -13.27]], "zmax": 0.6389, "zmin": -16.18}, {"coloraxis": "coloraxis", "colorscale": [[0, "#440154"], [0.1111, "#482878"], [0.2222, "#3e4989"], [0.3333, "#31688e"], [0.4444, "#26828e"], [0.5556, "#1f9e89"], [0.6667, "#35b779"], [0.7778, "#6ece58"], [0.8889, "#b5de2b"], [1, "#fde725"]], "hoverongaps": false, "hovertemplate": "Sprays in May: %{x}<br>Percentile: %{y}<br>Profit % Change: %{z:.2f}%<extra></extra>", "showscale": false, "type": "heatmap", "x": [0, 1, 2, 3, 4, 5, 6, 7, 8, 9, 10, 11, 12], "xaxis": "x25", "xgap": 0, "y": ["0.2", "0.4", "0.6", "0.8", "1.0"], "yaxis": "y25", "ygap": 0, "z": [[-14.99, -11.14, -9.032, -7.319, -5.932, -6.073, -7.274, -7.882, -8.838, -10.09, -11.23, -12.29, -13.48], [-15.8, -12.64, -9.382, -7.625, -6.055, -6.163, -7.005, -8.3, -9.249, -10.08, -11.07, -12.41, -13.35], [-15.79, -12.7, -9.765, -7.67, -6.246, -5.988, -7.252, -7.804, -8.937, -10.24, -11.2, -12.29, -13.36], [-15.86, -12.8, -10.42, -7.198, -5.818, -6.095, -6.771, -8.019, -8.961, -10.18, -11.01, -12.16, -13.39], [-16.1, -13.88, -10.72, -7.777, -6.207, -6.708, -6.793, -8.197, -8.918, -10.11, -11.02, -12.04, -13.23]], "zmax": 0.6389, "zmin": -16.18}], "layout": {"annotations": [{"align": "center", "font": {"color": "#f8f8f2", "size": 12}, "showarrow": false, "text": "init_prob = 0.0001", "x": 0.1, "xref": "paper", "y": 1.07, "yref": "paper"}, {"align": "center", "font": {"color": "#f8f8f2", "size": 12}, "showarrow": false, "text": "init_prob = 0.0005", "x": 0.3, "xref": "paper", "y": 1.07, "yref": "paper"}, {"align": "center", "font": {"color": "#f8f8f2", "size": 12}, "showarrow": false, "text": "init_prob = 0.001", "x": 0.5, "xref": "paper", "y": 1.07, "yref": "paper"}, {"align": "center", "font": {"color": "#f8f8f2", "size": 12}, "showarrow": false, "text": "init_prob = 0.005", "x": 0.7, "xref": "paper", "y": 1.07, "yref": "paper"}, {"align": "center", "font": {"color": "#f8f8f2", "size": 12}, "showarrow": false, "text": "init_prob = 0.01", "x": 0.9, "xref": "paper", "y": 1.07, "yref": "paper"}, {"align": "center", "font": {"color": "#f8f8f2", "size": 8}, "showarrow": false, "text": "0% V6", "textangle": 0, "x": 1.08, "xref": "paper", "y": 0.9, "yref": "paper"}, {"align": "center", "font": {"color": "#f8f8f2", "size": 8}, "showarrow": false, "text": "25% V6", "textangle": 0, "x": 1.08, "xref": "paper", "y": 0.7, "yref": "paper"}, {"align": "center", "font": {"color": "#f8f8f2", "size": 8}, "showarrow": false, "text": "50% V6", "textangle": 0, "x": 1.08, "xref": "paper", "y": 0.5, "yref": "paper"}, {"align": "center", "font": {"color": "#f8f8f2", "size": 8}, "showarrow": false, "text": "75% V6", "textangle": 0, "x": 1.08, "xref": "paper", "y": 0.3, "yref": "paper"}, {"align": "center", "font": {"color": "#f8f8f2", "size": 8}, "showarrow": false, "text": "100% V6", "textangle": 0, "x": 1.08, "xref": "paper", "y": 0.1, "yref": "paper"}, {"align": "center", "font": {"color": "#f8f8f2", "size": 14}, "showarrow": false, "text": "Number of Sprays in May", "x": 0.5, "xref": "paper", "y": -0.15, "yref": "paper"}, {"align": "center", "font": {"color": "#f8f8f2", "size": 14}, "showarrow": false, "text": "Percentile of Dispersal-Centrality", "textangle": -90, "x": -0.08, "xref": "paper", "y": 0.5, "yref": "paper"}], "coloraxis": {"cmax": 0.6389, "cmin": -16.18, "colorbar": {"len": 1.05, "thickness": 10, "tickfont": {"size": 10}, "title": {"side": "right", "text": "Profit % Change"}, "x": 1.08, "y": 0.5}, "colorscale": [[0, "#440154"], [0.1111, "#482878"], [0.2222, "#3e4989"], [0.3333, "#31688e"], [0.4444, "#26828e"], [0.5556, "#1f9e89"], [0.6667, "#35b779"], [0.7778, "#6ece58"], [0.8889, "#b5de2b"], [1, "#fde725"]]}, "font": {"color": "#f8f8f2", "size": 10}, "margin": {"b": 80, "l": 80, "r": 180, "t": 80}, "paper_bgcolor": "#282a36", "plot_bgcolor": "#282a36", "title": {"font": {"color": "#f8f8f2", "size": 18}, "text": "Figure 2: Relative Change in Profit given high Market Demand in 2014", "x": 0.45, "xanchor": "center", "y": 0.96, "yanchor": "top"}, "xaxis": {"anchor": "y", "domain": [0, 0.184], "matches": "x21", "showticklabels": false}, "xaxis10": {"anchor": "y10", "domain": [0.816, 1], "matches": "x25", "showticklabels": false}, "xaxis11": {"anchor": "y11", "domain": [0, 0.184], "matches": "x21", "showticklabels": false}, "xaxis12": {"anchor": "y12", "domain": [0.204, 0.388], "matches": "x22", "showticklabels": false}, "xaxis13": {"anchor": "y13", "domain": [0.408, 0.592], "matches": "x23", "showticklabels": false}, "xaxis14": {"anchor": "y14", "domain": [0.612, 0.796], "matches": "x24", "showticklabels": false}, "xaxis15": {"anchor": "y15", "domain": [0.816, 1], "matches": "x25", "showticklabels": false}, "xaxis16": {"anchor": "y16", "domain": [0, 0.184], "matches": "x21", "showticklabels": false}, "xaxis17": {"anchor": "y17", "domain": [0.204, 0.388], "matches": "x22", "showticklabels": false}, "xaxis18": {"anchor": "y18", "domain": [0.408, 0.592], "matches": "x23", "showticklabels": false}, "xaxis19": {"anchor": "y19", "domain": [0.612, 0.796], "matches": "x24", "showticklabels": false}, "xaxis2": {"anchor": "y2", "domain": [0.204, 0.388], "matches": "x22", "showticklabels": false}, "xaxis20": {"anchor": "y20", "domain": [0.816, 1], "matches": "x25", "showticklabels": false}, "xaxis21": {"anchor": "y21", "domain": [0, 0.184]}, "xaxis22": {"anchor": "y22", "domain": [0.204, 0.388]}, "xaxis23": {"anchor": "y23", "domain": [0.408, 0.592]}, "xaxis24": {"anchor": "y24", "domain": [0.612, 0.796]}, "xaxis25": {"anchor": "y25", "domain": [0.816, 1]}, "xaxis3": {"anchor": "y3", "domain": [0.408, 0.592], "matches": "x23", "showticklabels": false}, "xaxis4": {"anchor": "y4", "domain": [0.612, 0.796], "matches": "x24", "showticklabels": false}, "xaxis5": {"anchor": "y5", "domain": [0.816, 1], "matches": "x25", "showticklabels": false}, "xaxis6": {"anchor": "y6", "domain": [0, 0.184], "matches": "x21", "showticklabels": false}, "xaxis7": {"anchor": "y7", "domain": [0.204, 0.388], "matches": "x22", "showticklabels": false}, "xaxis8": {"anchor": "y8", "domain": [0.408, 0.592], "matches": "x23", "showticklabels": false}, "xaxis9": {"anchor": "y9", "domain": [0.612, 0.796], "matches": "x24", "showticklabels": false}, "yaxis": {"anchor": "x", "domain": [0.816, 1]}, "yaxis10": {"anchor": "x10", "domain": [0.612, 0.796], "matches": "y6", "showticklabels": false}, "yaxis11": {"anchor": "x11", "domain": [0.408, 0.592]}, "yaxis12": {"anchor": "x12", "domain": [0.408, 0.592], "matches": "y11", "showticklabels": false}, "yaxis13": {"anchor": "x13", "domain": [0.408, 0.592], "matches": "y11", "showticklabels": false}, "yaxis14": {"anchor": "x14", "domain": [0.408, 0.592], "matches": "y11", "showticklabels": false}, "yaxis15": {"anchor": "x15", "domain": [0.408, 0.592], "matches": "y11", "showticklabels": false}, "yaxis16": {"anchor": "x16", "domain": [0.204, 0.388]}, "yaxis17": {"anchor": "x17", "domain": [0.204, 0.388], "matches": "y16", "showticklabels": false}, "yaxis18": {"anchor": "x18", "domain": [0.204, 0.388], "matches": "y16", "showticklabels": false}, "yaxis19": {"anchor": "x19", "domain": [0.204, 0.388], "matches": "y16", "showticklabels": false}, "yaxis2": {"anchor": "x2", "domain": [0.816, 1], "matches": "y", "showticklabels": false}, "yaxis20": {"anchor": "x20", "domain": [0.204, 0.388], "matches": "y16", "showticklabels": false}, "yaxis21": {"anchor": "x21", "domain": [0, 0.184]}, "yaxis22": {"anchor": "x22", "domain": [0, 0.184], "matches": "y21", "showticklabels": false}, "yaxis23": {"anchor": "x23", "domain": [0, 0.184], "matches": "y21", "showticklabels": false}, "yaxis24": {"anchor": "x24", "domain": [0, 0.184], "matches": "y21", "showticklabels": false}, "yaxis25": {"anchor": "x25", "domain": [0, 0.184], "matches": "y21", "showticklabels": false}, "yaxis3": {"anchor": "x3", "domain": [0.816, 1], "matches": "y", "showticklabels": false}, "yaxis4": {"anchor": "x4", "domain": [0.816, 1], "matches": "y", "showticklabels": false}, "yaxis5": {"anchor": "x5", "domain": [0.816, 1], "matches": "y", "showticklabels": false}, "yaxis6": {"anchor": "x6", "domain": [0.612, 0.796]}, "yaxis7": {"anchor": "x7", "domain": [0.612, 0.796], "matches": "y6", "showticklabels": false}, "yaxis8": {"anchor": "x8", "domain": [0.612, 0.796], "matches": "y6", "showticklabels": false}, "yaxis9": {"anchor": "x9", "domain": [0.612, 0.796], "matches": "y6", "showticklabels": false}}}
